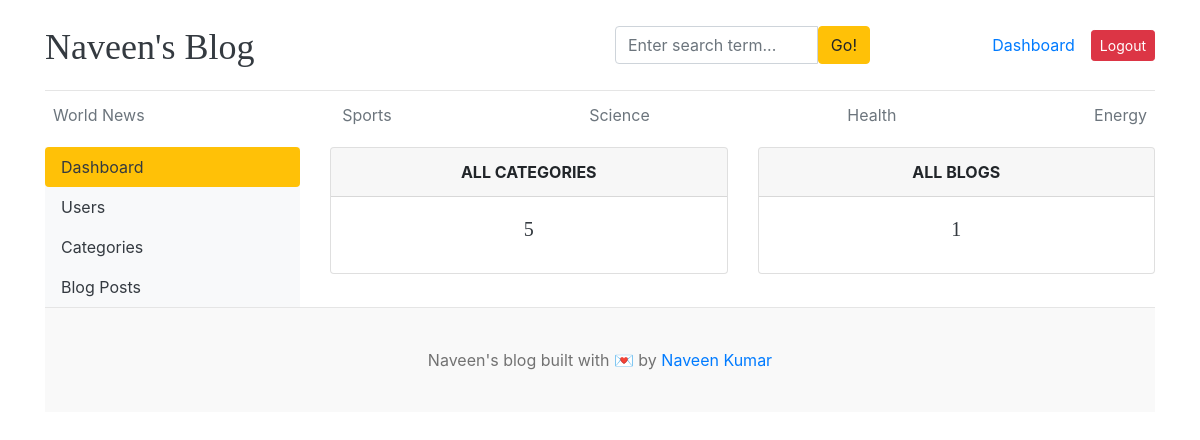
/dashboard/ (signed in), run on the app's committed database.
### blogs/models.py (models this page shows, shortened)
class Category(models.Model):
    category_name = models.CharField(max_length=50, unique=True)
    created_at = models.DateField(auto_now_add=True)
    updated_at = models.DateTimeField(auto_now=True)
    class Meta:
        verbose_name_plural = "categories"

### dashboards/views.py (the view)
# urls.py: path('dashboard/',include('dashboards.urls')),
@login_required(login_url="login")
def dashboard(request):
    category_count = Category.objects.all().count()
    blogs_count = Blog.objects.all().count()
    context = {"category_count": category_count, "blogs_count": blogs_count}
    return render(request, "dashboard/dashboard.html", context)

### blogs/context_processors.py (called while the page is built)
def get_categories(request):
    categories = Category.objects.all()
    return dict(categories=categories)

def get_social_links(request):
    social_media_links = SocialMedia.objects.filter(status='Active').order_by('order')
    return dict(social_media_links=social_media_links)

def get_about(request):
    about =  About.objects.first()
    return dict(about=about)

### templates/dashboard/dashboard.html (shortened to what this page needs)
{% extends "base.html" %}
{% block content %}
<div class="row">
{% include "dashboard/sidebar.html" %}
    <div class="col-md-9">
        <div class="row">
            <div class="col">
                <div class="card border-default mb-3">
                    <div class="card-header text-center text-uppercase font-weight-bold">All categories</div>
                    <div class="card-body text-dark">
                        <h5 class="card-title text-center">
                            {{category_count}}
                        </h5>
                    </div>
                </div>
            </div>
            <div class="col">
                <div class="card border-default mb-3">
                    <div class="card-header text-center text-uppercase font-weight-bold">All Blogs</div>
                    <div class="card-body text-dark">
                        <h5 class="card-title text-center">
                            {{blogs_count}}
                        </h5>
                    </div>
                </div>
            </div>
        </div>
    </div>
</div>
{% endblock  %}

### templates/base.html (shortened to what this page needs)
{% load static %}
<!DOCTYPE html>
<html lang="en">
    <head>
        <link href="https://getbootstrap.com/docs/4.0/dist/css/bootstrap.min.css"
              rel="stylesheet">
        <link rel="stylesheet" href="https://cdnjs.cloudflare.com/ajax/libs/font-awesome/4.7.0/css/font-awesome.min.css">
        <link href="{% static 'css/blog.css' %}" rel="stylesheet">
    </head>
    <body>
        <div class="container">
            <header class="blog-header py-3">
                <div class="row flex-nowrap justify-content-between align-items-center">
                    <div class="col-6 pt-1">
                        <a class="blog-header-logo text-dark" href="/">Naveen's Blog</a>
                    </div>
                    <div class="col-3">
                        <form action="{% url 'search' %}" method='GET'>
                            <div class="input-group">
                                <input class="form-control"
                                       name="keyword"
                                       type="text"
                                       value="{{keyword}}"
                                       placeholder="Enter search term..."
                                       aria-label="Enter search term..."
                                       id="button-search" />
                                <button class="btn btn-warning" id="button-search" type="submit">Go!</button>
                            </div>
                        </form>
                    </div>
                    <div class="col-3 d-flex justify-content-end align-items-center">
                        {% if not user.is_authenticated %}
                        {% comment %} <a class="btn btn-sm btn-warning" href="{% url 'login' %}">Login</a> &nbsp;
                        <a class="btn btn-sm btn-outline-secondary" href="{%url 'register' %}">Register</a> {% endcomment %}
                        {% else %}
                        <span><a href="{% url 'dashboard' %}">Dashboard</a></span>
                        <span><a class="btn btn-sm btn-danger" href="{% url 'logout' %}">Logout</a> </span>
                        {% endif %}
                    </div>
                </div>
            </header>
            <div class="nav-scroller py-1 mb-2">
                <nav class="nav d-flex justify-content-between">
                    {% for category in categories %}
                        <a class="p-2 text-muted"
                           href="{% url 'posts_by_category' category.id %}">{{ category.category_name|capfirst }}</a>
                    {% endfor %}
                </nav>
            </div>
            {% block content %}{% endblock %}
            <footer class="blog-footer">
                <p>
                    Naveen's blog built with 💌 by <a href="#">Naveen Kumar</a>
                </p>
            </footer>
        </body>
    </html>

### blog_main/static/css/blog.css (style rules this page uses)
.blog-header { border-bottom: 1px solid #e5e5e5; }
.blog-header-logo { font-family: "Playfair Display", Georgia, "Times New Roman", serif; font-size: 2.25rem; }
h1, h2, h3, h4, h5, h6 { font-family: "Playfair Display", Georgia, "Times New Roman", serif; }
.blog-footer { padding: 2.5rem 0; color: #727272; text-align: center; background-color: #f9f9f9; border-top: .05rem solid #e5e5e5; }
.blog-footer p:last-child { margin-bottom: 0; }

### data on the page
Category: category_name "World News"
Category: category_name "Sports"
Category: category_name "Science"
Category: category_name "Health"
Category: category_name "Energy"

### other printed values
{{ category_count }} "5"
{{ blogs_count }} "1"
